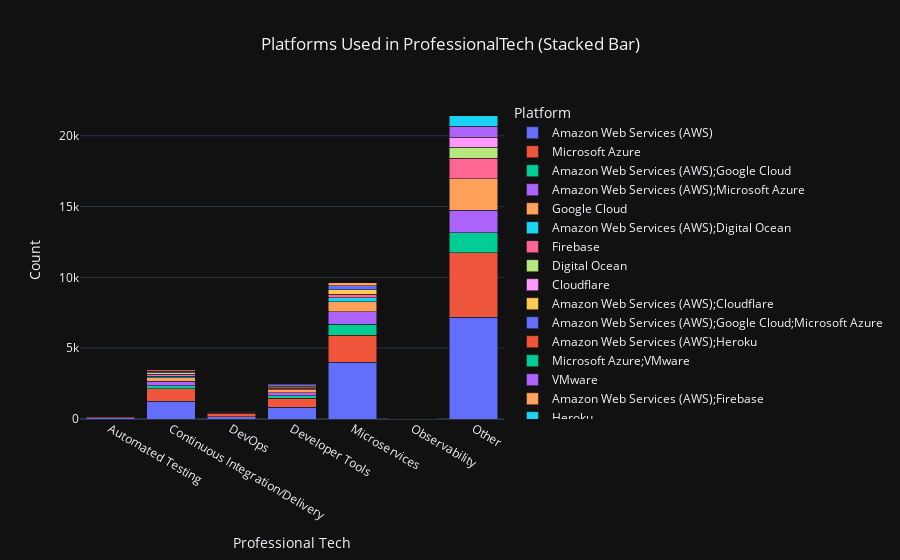

Here is the notebook cell this chart was saved with:
### Code cell
analysis(df2023, 'ProfessionalTech')

### Figure 1 — Plotly figure (JSON) as saved in the notebook; plotly's stock layout.template omitted (floating-point values rounded to 4 significant figures)
{"data": [{"alignmentgroup": "True", "hovertemplate": "Platform=Amazon Web Services (AWS)<br>ProfessionalTech=%{x}<br>Count=%{y}<extra></extra>", "legendgroup": "Amazon Web Services (AWS)", "marker": {"color": "#636efa", "pattern": {"shape": ""}}, "name": "Amazon Web Services (AWS)", "offsetgroup": "Amazon Web Services (AWS)", "orientation": "v", "showlegend": true, "textposition": "auto", "type": "bar", "x": ["Automated Testing", "Continuous Integration/Delivery", "DevOps", "Developer Tools", "Microservices", "Observability", "Other"], "xaxis": "x", "y": [90, 1242, 175, 818, 4010, 22, 7201], "yaxis": "y"}, {"alignmentgroup": "True", "hovertemplate": "Platform=Microsoft Azure<br>ProfessionalTech=%{x}<br>Count=%{y}<extra></extra>", "legendgroup": "Microsoft Azure", "marker": {"color": "#EF553B", "pattern": {"shape": ""}}, "name": "Microsoft Azure", "offsetgroup": "Microsoft Azure", "orientation": "v", "showlegend": true, "textposition": "auto", "type": "bar", "x": ["Automated Testing", "Continuous Integration/Delivery", "DevOps", "Developer Tools", "Microservices", "Observability", "Other"], "xaxis": "x", "y": [67, 899, 231, 647, 1899, 14, 4539], "yaxis": "y"}, {"alignmentgroup": "True", "hovertemplate": "Platform=Amazon Web Services (AWS);Google Cloud<br>ProfessionalTech=%{x}<br>Count=%{y}<extra></extra>", "legendgroup": "Amazon Web Services (AWS);Google Cloud", "marker": {"color": "#00cc96", "pattern": {"shape": ""}}, "name": "Amazon Web Services (AWS);Google Cloud", "offsetgroup": "Amazon Web Services (AWS);Google Cloud", "orientation": "v", "showlegend": true, "textposition": "auto", "type": "bar", "x": ["Automated Testing", "Continuous Integration/Delivery", "DevOps", "Developer Tools", "Microservices", "Observability", "Other"], "xaxis": "x", "y": [22, 215, 30, 162, 777, 4, 1398], "yaxis": "y"}, {"alignmentgroup": "True", "hovertemplate": "Platform=Amazon Web Services (AWS);Microsoft Azure<br>ProfessionalTech=%{x}<br>Count=%{y}<extra></extra>", "legendgroup": "Amazon Web Services (AWS);Microsoft Azure", "marker": {"color": "#ab63fa", "pattern": {"shape": ""}}, "name": "Amazon Web Services (AWS);Microsoft Azure", "offsetgroup": "Amazon Web Services (AWS);Microsoft Azure", "orientation": "v", "showlegend": true, "textposition": "auto", "type": "bar", "x": ["Automated Testing", "Continuous Integration/Delivery", "DevOps", "Developer Tools", "Microservices", "Observability", "Other"], "xaxis": "x", "y": [18, 297, 56, 233, 873, 4, 1619], "yaxis": "y"}, {"alignmentgroup": "True", "hovertemplate": "Platform=Google Cloud<br>ProfessionalTech=%{x}<br>Count=%{y}<extra></extra>", "legendgroup": "Google Cloud", "marker": {"color": "#FFA15A", "pattern": {"shape": ""}}, "name": "Google Cloud", "offsetgroup": "Google Cloud", "orientation": "v", "showlegend": true, "textposition": "auto", "type": "bar", "x": ["Automated Testing", "Continuous Integration/Delivery", "DevOps", "Developer Tools", "Microservices", "Observability", "Other"], "xaxis": "x", "y": [18, 252, 42, 192, 710, 8, 2208], "yaxis": "y"}, {"alignmentgroup": "True", "hovertemplate": "Platform=Amazon Web Services (AWS);Digital Ocean<br>ProfessionalTech=%{x}<br>Count=%{y}<extra></extra>", "legendgroup": "Amazon Web Services (AWS);Digital Ocean", "marker": {"color": "#19d3f3", "pattern": {"shape": ""}}, "name": "Amazon Web Services (AWS);Digital Ocean", "offsetgroup": "Amazon Web Services (AWS);Digital Ocean", "orientation": "v", "showlegend": true, "textposition": "auto", "type": "bar", "x": ["Automated Testing", "Continuous Integration/Delivery", "Microservices"], "xaxis": "x", "y": [15, 115, 281], "yaxis": "y"}, {"alignmentgroup": "True", "hovertemplate": "Platform=Firebase<br>ProfessionalTech=%{x}<br>Count=%{y}<extra></extra>", "legendgroup": "Firebase", "marker": {"color": "#FF6692", "pattern": {"shape": ""}}, "name": "Firebase", "offsetgroup": "Firebase", "orientation": "v", "showlegend": true, "textposition": "auto", "type": "bar", "x": ["Automated Testing", "Continuous Integration/Delivery", "DevOps", "Developer Tools", "Microservices", "Observability", "Other"], "xaxis": "x", "y": [14, 140, 27, 103, 244, 5, 1441], "yaxis": "y"}, {"alignmentgroup": "True", "hovertemplate": "Platform=Digital Ocean<br>ProfessionalTech=%{x}<br>Count=%{y}<extra></extra>", "legendgroup": "Digital Ocean", "marker": {"color": "#B6E880", "pattern": {"shape": ""}}, "name": "Digital Ocean", "offsetgroup": "Digital Ocean", "orientation": "v", "showlegend": true, "textposition": "auto", "type": "bar", "x": ["Automated Testing", "Continuous Integration/Delivery", "Developer Tools", "Observability", "Other"], "xaxis": "x", "y": [12, 110, 64, 6, 773], "yaxis": "y"}, {"alignmentgroup": "True", "hovertemplate": "Platform=Cloudflare<br>ProfessionalTech=%{x}<br>Count=%{y}<extra></extra>", "legendgroup": "Cloudflare", "marker": {"color": "#FF97FF", "pattern": {"shape": ""}}, "name": "Cloudflare", "offsetgroup": "Cloudflare", "orientation": "v", "showlegend": true, "textposition": "auto", "type": "bar", "x": ["Automated Testing", "Other"], "xaxis": "x", "y": [11, 706], "yaxis": "y"}, {"alignmentgroup": "True", "hovertemplate": "Platform=Amazon Web Services (AWS);Cloudflare<br>ProfessionalTech=%{x}<br>Count=%{y}<extra></extra>", "legendgroup": "Amazon Web Services (AWS);Cloudflare", "marker": {"color": "#FECB52", "pattern": {"shape": ""}}, "name": "Amazon Web Services (AWS);Cloudflare", "offsetgroup": "Amazon Web Services (AWS);Cloudflare", "orientation": "v", "showlegend": true, "textposition": "auto", "type": "bar", "x": ["Automated Testing", "DevOps", "Developer Tools", "Microservices", "Observability"], "xaxis": "x", "y": [9, 24, 90, 329, 3], "yaxis": "y"}, {"alignmentgroup": "True", "hovertemplate": "Platform=Amazon Web Services (AWS);Google Cloud;Microsoft Azure<br>ProfessionalTech=%{x}<br>Count=%{y}<extra></extra>", "legendgroup": "Amazon Web Services (AWS);Google Cloud;Microsoft Azure", "marker": {"color": "#636efa", "pattern": {"shape": ""}}, "name": "Amazon Web Services (AWS);Google Cloud;Microsoft Azure", "offsetgroup": "Amazon Web Services (AWS);Google Cloud;Microsoft Azure", "orientation": "v", "showlegend": true, "textposition": "auto", "type": "bar", "x": ["Continuous Integration/Delivery", "DevOps", "Developer Tools", "Microservices", "Observability"], "xaxis": "x", "y": [100, 19, 101, 291, 4], "yaxis": "y"}, {"alignmentgroup": "True", "hovertemplate": "Platform=Amazon Web Services (AWS);Heroku<br>ProfessionalTech=%{x}<br>Count=%{y}<extra></extra>", "legendgroup": "Amazon Web Services (AWS);Heroku", "marker": {"color": "#EF553B", "pattern": {"shape": ""}}, "name": "Amazon Web Services (AWS);Heroku", "offsetgroup": "Amazon Web Services (AWS);Heroku", "orientation": "v", "showlegend": true, "textposition": "auto", "type": "bar", "x": ["Continuous Integration/Delivery"], "xaxis": "x", "y": [94], "yaxis": "y"}, {"alignmentgroup": "True", "hovertemplate": "Platform=Microsoft Azure;VMware<br>ProfessionalTech=%{x}<br>Count=%{y}<extra></extra>", "legendgroup": "Microsoft Azure;VMware", "marker": {"color": "#00cc96", "pattern": {"shape": ""}}, "name": "Microsoft Azure;VMware", "offsetgroup": "Microsoft Azure;VMware", "orientation": "v", "showlegend": true, "textposition": "auto", "type": "bar", "x": ["DevOps"], "xaxis": "x", "y": [20], "yaxis": "y"}, {"alignmentgroup": "True", "hovertemplate": "Platform=VMware<br>ProfessionalTech=%{x}<br>Count=%{y}<extra></extra>", "legendgroup": "VMware", "marker": {"color": "#ab63fa", "pattern": {"shape": ""}}, "name": "VMware", "offsetgroup": "VMware", "orientation": "v", "showlegend": true, "textposition": "auto", "type": "bar", "x": ["DevOps", "Developer Tools", "Observability", "Other"], "xaxis": "x", "y": [18, 73, 4, 779], "yaxis": "y"}, {"alignmentgroup": "True", "hovertemplate": "Platform=Amazon Web Services (AWS);Firebase<br>ProfessionalTech=%{x}<br>Count=%{y}<extra></extra>", "legendgroup": "Amazon Web Services (AWS);Firebase", "marker": {"color": "#FFA15A", "pattern": {"shape": ""}}, "name": "Amazon Web Services (AWS);Firebase", "offsetgroup": "Amazon Web Services (AWS);Firebase", "orientation": "v", "showlegend": true, "textposition": "auto", "type": "bar", "x": ["Microservices"], "xaxis": "x", "y": [206], "yaxis": "y"}, {"alignmentgroup": "True", "hovertemplate": "Platform=Heroku<br>ProfessionalTech=%{x}<br>Count=%{y}<extra></extra>", "legendgroup": "Heroku", "marker": {"color": "#19d3f3", "pattern": {"shape": ""}}, "name": "Heroku", "offsetgroup": "Heroku", "orientation": "v", "showlegend": true, "textposition": "auto", "type": "bar", "x": ["Other"], "xaxis": "x", "y": [735], "yaxis": "y"}], "layout": {"barmode": "stack", "legend": {"title": {"text": "Platform"}, "tracegroupgap": 0}, "title": {"text": "Platforms Used in ProfessionalTech (Stacked Bar)", "x": 0.5}, "xaxis": {"anchor": "y", "domain": [0, 1], "title": {"text": "Professional Tech"}}, "yaxis": {"anchor": "x", "domain": [0, 1], "title": {"text": "Count"}}}}
